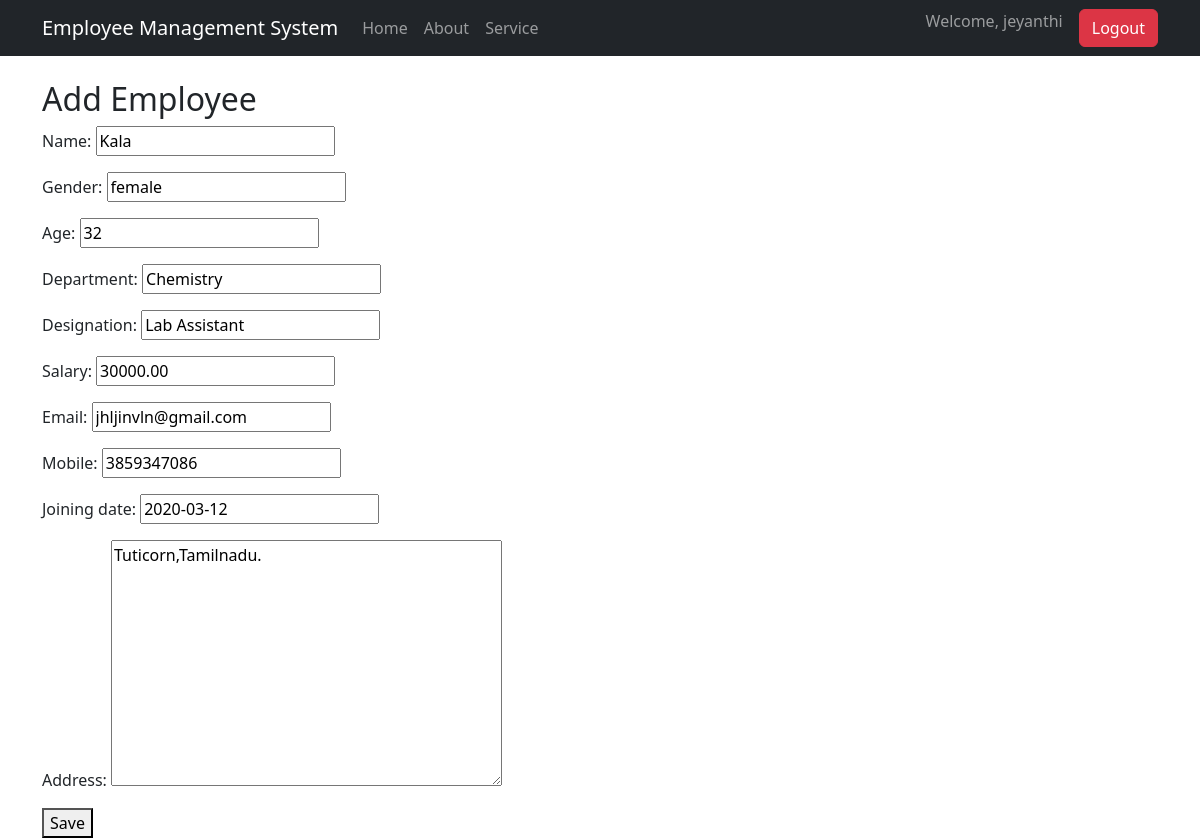
The app's page /employees/edit/4/ (signed in) with its own data.
### employee_app/models.py (models this page shows, shortened)
class Employee(models.Model):
    name = models.CharField(max_length=100)
    gender = models.CharField(max_length=10)
    age = models.IntegerField()
    department = models.CharField(max_length=100)
    designation = models.CharField(max_length=100)
    salary = models.DecimalField(max_digits=10, decimal_places=2)
    email = models.EmailField()
    mobile = models.CharField(max_length=10)
    joining_date = models.DateField()
    address = models.TextField()

### employee_app/views.py (the view)
# urls.py: path("employees/edit/<int:id>/", views.employeeedit, name="employeeedit"),
@login_required
def employeeedit(request, id):
    employee = get_object_or_404(Employee, id=id)
    if request.method == "POST":
        form = EmployeeForm(request.POST, instance=employee)
        if form.is_valid():
            form.save()
            return redirect("employee_list")
    else:
        form = EmployeeForm(instance=employee)
    return render(request, "employee_form.html", {"form": form})

### employee_app/forms.py
class EmployeeForm(forms.ModelForm):
    class Meta:
        model = Employee
        fields = "__all__"

### templates/employee_form.html (shortened to what this page needs)
{% extends 'base.html' %}
{% block content %}
<h2>Add Employee</h2>
<form method="POST">
    {{ form.as_p }}
    <button type="submit">Save</button>
</form>
{% endblock %}

### templates/base.html (shortened to what this page needs)
<!DOCTYPE html>
<html>
<head>
    <link href="https://cdn.jsdelivr.net/npm/bootstrap@5.3.8/dist/css/bootstrap.min.css" rel="stylesheet">
</head>
<body>
    <nav class="navbar navbar-expand-lg navbar-dark bg-dark">
        <div class="container">
            <a class="navbar-brand" href="{% url 'home' %}">
                Employee Management System
            </a>
            <div class="collapse navbar-collapse" id="navbarNav">
                <ul class="navbar-nav">
                    <li class="nav-item">
                        <a class="nav-link" href="{% url 'home' %}">Home</a>
                    </li>
                    <li class="nav-item">
                        <a class="nav-link" href="{% url 'about' %}">About</a>
                    </li>
                    <li class="nav-item">
                        <a class="nav-link" href="{% url 'service' %}">Service</a>
                    </li>
                </ul>
               <ul class="navbar-nav ms-auto">
    {% if user.is_authenticated %}
        <li class="nav-item">
            <span class="navbar-text me-3">
                Welcome, {{ user.username }}
            </span>
        </li>
        <li class="nav-item">
            <form method="post" action="{% url 'logout' %}">
                <button type="submit" class="btn btn-danger">
                    Logout
                </button>
            </form>
        </li>
    {% else %}
        <li class="nav-item">
            <a class="btn btn-primary" href="{% url 'login' %}">
                Login
            </a>
        </li>
    {% endif %}
</ul>
            </div>
        </div>
    </nav>
    <div class="container mt-4">
        {% block content %}
        {% endblock %}
    </div>
</body>
</html>

### records on screen
Employee: name "Kala", gender "female", age "32", department "Chemistry", designation "Lab Assistant", salary "30000.00", email "jhljinvln@gmail.com", mobile "3859347086", joining_date "2020-03-12", address "Tuticorn,Tamilnadu."

### other values on screen
{{ user.username }} "jeyanthi"
